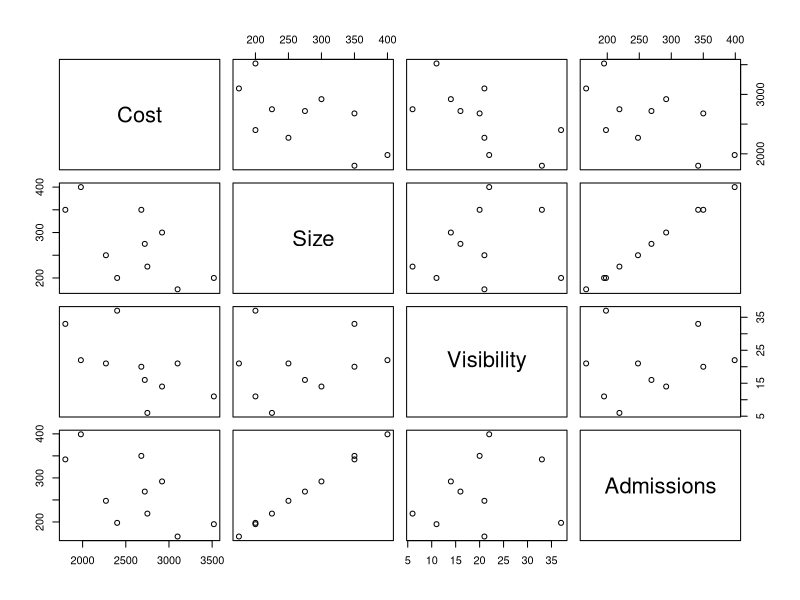
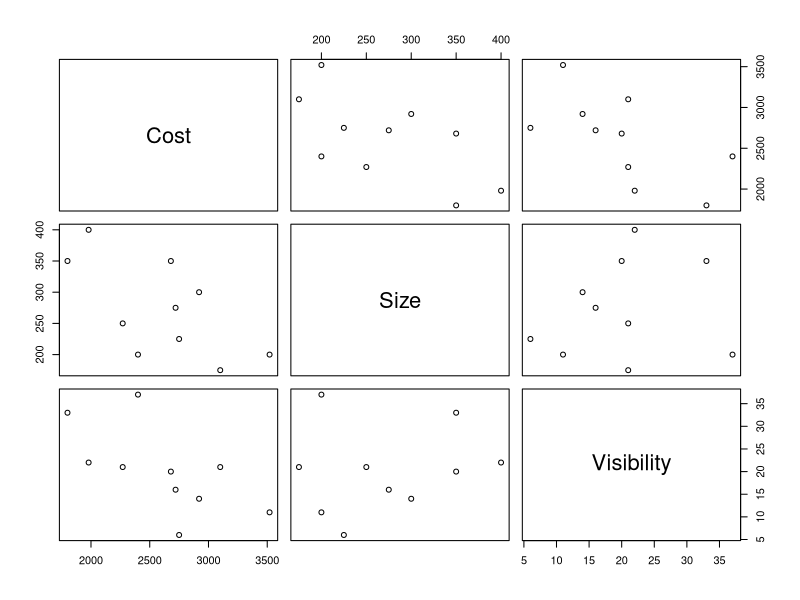
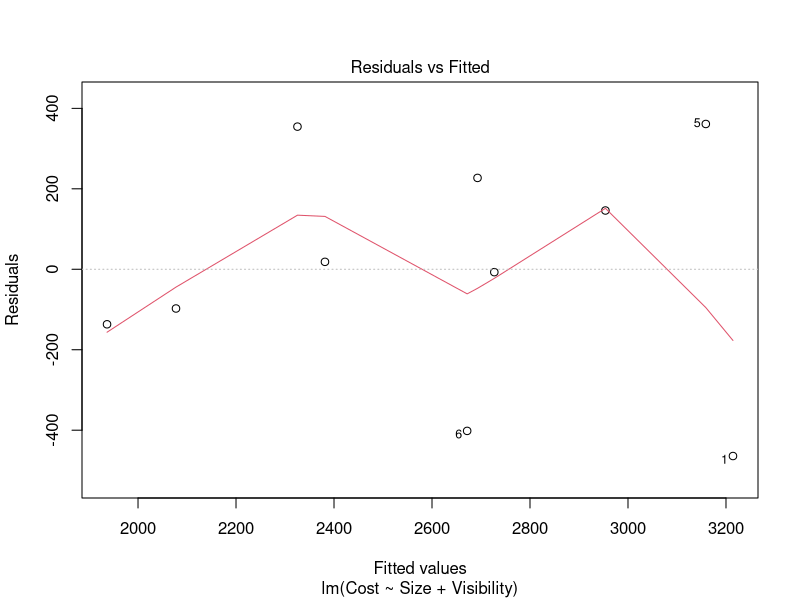
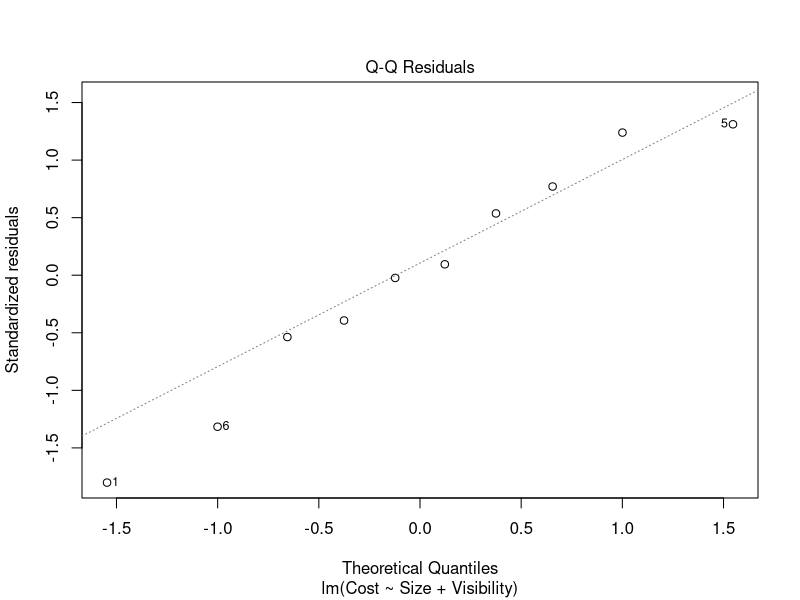

The R script that drew these images, in order:
install.packages("psych")
install.packages("nloptr")
library(psych)
library(car)
HospitalCost1 <- read.csv("HospitalCost.csv", stringsAsFactors=FALSE)
# --------Check 1 for linearity and multicollinearity-----------------
#Examine the pairs 
pairs(HospitalCost1)
cor(HospitalCost1)
# Build linear model with all variables
RegressedCost1<- lm(Cost ~ Size+Visibility+Admissions, data=HospitalCost1) 
summary(RegressedCost1)
step(RegressedCost1, direction="backward")

# ---------Remove the redundant variable -----------------------------
#Remove the 4th Column (Admissions)
HospitalCost=HospitalCost1[-4]
pairs(HospitalCost)
cor(HospitalCost)

# Build linear model without Admissions
RegressedCost<- lm(Cost ~ Size+Visibility, data=HospitalCost) 
summary(RegressedCost)

#Compare the R-sq of the two models and explain
#Quick and Dirty - Select the variable with the highest p-value for possible elimination

#-------------Use Stepwise Regression to check which model is good--------------------
step(RegressedCost1, direction="backward") 
#Quick and Dirty - Choose the model with lower AIC value --------------------------

# -------------------------------------------------------------------
res = resid(RegressedCost) #get the residues
res  #display the residuals
summary(res)
plot(RegressedCost, which=1) #check the plot for constant variance
summary(lm(abs(res)~fitted(RegressedCost))) #dirty test for a linear relationship
# -------------------------------------------------------------------
plot(RegressedCost,which=2) #check normal plot
shapiro.test(res) #do a test for normality
# -------------------------------------------------------------------
durbinWatsonTest(RegressedCost)
# -------------------------------------------------------------------
#predicting new values
newdata=data.frame(Size=410,Visibility=20)
predict(RegressedCost,newdata)
#Or you can determine the cost directly using the regression equation
4240.131-3.762*410-29.896*20


